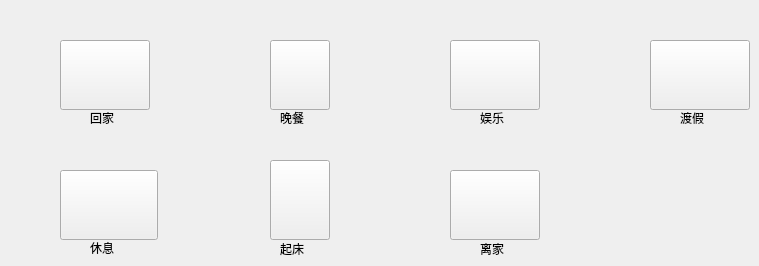
    <widget class="QWidget" name="tabScenceChoose">
     <attribute name="title">
      <string>场景选择</string>
     </attribute>
     <widget class="QPushButton" name="pushButtonScenceHome">
      <property name="geometry">
       <rect>
        <x>60</x>
        <y>40</y>
        <width>90</width>
        <height>70</height>
       </rect>
      </property>
      <property name="text">
       <string/>
      </property>
      <property name="icon">
       <iconset resource="pic/pics.qrc">
        <normaloff>:/pics/home.jpg</normaloff>:/pics/home.jpg</iconset>
      </property>
      <property name="iconSize">
       <size>
        <width>80</width>
        <height>80</height>
       </size>
      </property>
     </widget>
     <widget class="QPushButton" name="pushButtonScenceRest">
      <property name="geometry">
       <rect>
        <x>60</x>
        <y>170</y>
        <width>98</width>
        <height>70</height>
       </rect>
      </property>
      <property name="text">
       <string/>
      </property>
      <property name="icon">
       <iconset resource="pic/pics.qrc">
        <normaloff>:/pics/rest.jpg</normaloff>:/pics/rest.jpg</iconset>
      </property>
      <property name="iconSize">
       <size>
        <width>80</width>
        <height>80</height>
       </size>
      </property>
     </widget>
     <widget class="QPushButton" name="pushButtonScenceGetup">
      <property name="geometry">
       <rect>
        <x>270</x>
        <y>160</y>
        <width>60</width>
        <height>80</height>
       </rect>
      </property>
      <property name="text">
       <string/>
      </property>
      <property name="icon">
       <iconset resource="pic/pics.qrc">
        <normaloff>:/pics/getup.jpg</normaloff>:/pics/getup.jpg</iconset>
      </property>
      <property name="iconSize">
       <size>
        <width>80</width>
        <height>60</height>
       </size>
      </property>
     </widget>
     <widget class="QPushButton" name="pushButtonScenceGetout">
      <property name="geometry">
       <rect>
        <x>450</x>
        <y>170</y>
        <width>90</width>
        <height>70</height>
       </rect>
      </property>
      <property name="text">
       <string/>
      </property>
      <property name="icon">
       <iconset resource="pic/pics.qrc">
        <normaloff>:/pics/getout.jpg</normaloff>:/pics/getout.jpg</iconset>
      </property>
      <property name="iconSize">
       <size>
        <width>80</width>
        <height>80</height>
       </size>
      </property>
     </widget>
     <widget class="QPushButton" name="pushButtonScenceHoliday">
      <property name="geometry">
       <rect>
        <x>650</x>
        <y>40</y>
        <width>100</width>
        <height>70</height>
       </rect>
      </property>
      <property name="text">
       <string/>
      </property>
      <property name="icon">
       <iconset resource="pic/pics.qrc">
        <normaloff>:/pics/holiday.jpg</normaloff>:/pics/holiday.jpg</iconset>
      </property>
      <property name="iconSize">
       <size>
        <width>80</width>
        <height>80</height>
       </size>
      </property>
     </widget>
     <widget class="QLabel" name="label_60">
      <property name="geometry">
       <rect>
        <x>90</x>
        <y>110</y>
        <width>31</width>
        <height>16</height>
       </rect>
      </property>
      <property name="text">
       <string>回家</string>
      </property>
     </widget>
     <widget class="QLabel" name="label_61">
      <property name="geometry">
       <rect>
        <x>480</x>
        <y>110</y>
        <width>31</width>
        <height>16</height>
       </rect>
      </property>
      <property name="text">
       <string>娱乐</string>
      </property>
     </widget>
     <widget class="QLabel" name="label_68">
      <property name="geometry">
       <rect>
        <x>90</x>
        <y>240</y>
        <width>30</width>
        <height>16</height>
       </rect>
      </property>
      <property name="text">
       <string>休息</string>
      </property>
     </widget>
     <widget class="QLabel" name="label_69">
      <property name="geometry">
       <rect>
        <x>280</x>
        <y>240</y>
        <width>30</width>
        <height>17</height>
       </rect>
      </property>
      <property name="text">
       <string>起床</string>
      </property>
     </widget>
     <widget class="QLabel" name="label_70">
      <property name="geometry">
       <rect>
        <x>480</x>
        <y>240</y>
        <width>30</width>
        <height>17</height>
       </rect>
      </property>
      <property name="text">
       <string>离家</string>
      </property>
     </widget>
     <widget class="QLabel" name="label_71">
      <property name="geometry">
       <rect>
        <x>680</x>
        <y>110</y>
        <width>30</width>
        <height>16</height>
       </rect>
      </property>
      <property name="text">
       <string>渡假</string>
      </property>
     </widget>
     <widget class="QPushButton" name="pushButtonScencePlay">
      <property name="geometry">
       <rect>
        <x>450</x>
        <y>40</y>
        <width>90</width>
        <height>70</height>
       </rect>
      </property>
      <property name="text">
       <string/>
      </property>
      <property name="icon">
       <iconset resource="pic/pics.qrc">
        <normaloff>:/pics/play.jpg</normaloff>:/pics/play.jpg</iconset>
      </property>
      <property name="iconSize">
       <size>
        <width>80</width>
        <height>80</height>
       </size>
      </property>
     </widget>
     <widget class="QLabel" name="label_72">
      <property name="geometry">
       <rect>
        <x>280</x>
        <y>110</y>
        <width>31</width>
        <height>16</height>
       </rect>
      </property>
      <property name="text">
       <string>晚餐</string>
      </property>
     </widget>
     <widget class="QPushButton" name="pushButtonScenceDinner">
      <property name="geometry">
       <rect>
        <x>270</x>
        <y>40</y>
        <width>60</width>
        <height>70</height>
       </rect>
      </property>
      <property name="text">
       <string/>
      </property>
      <property name="icon">
       <iconset resource="pic/pics.qrc">
        <normaloff>:/pics/dinner.jpg</normaloff>:/pics/dinner.jpg</iconset>
      </property>
      <property name="iconSize">
       <size>
        <width>80</width>
        <height>60</height>
       </size>
      </property>
     </widget>
    </widget>
